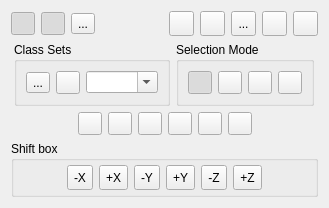
<?xml version="1.0" encoding="UTF-8"?>
<ui version="4.0">
 <class>AnnotationsDlg</class>
 <widget class="QDialog" name="AnnotationsDlg">
  <property name="geometry">
   <rect>
    <x>0</x>
    <y>0</y>
    <width>329</width>
    <height>193</height>
   </rect>
  </property>
  <property name="sizePolicy">
   <sizepolicy hsizetype="Maximum" vsizetype="Maximum">
    <horstretch>0</horstretch>
    <verstretch>0</verstretch>
   </sizepolicy>
  </property>
  <property name="windowTitle">
   <string>Annotations</string>
  </property>
  <layout class="QVBoxLayout" name="verticalLayout">
   <item>
    <layout class="QHBoxLayout" name="horizontalLayout_2">
     <item>
      <widget class="QToolButton" name="pauseToolButton">
       <property name="toolTip">
        <UInt>0</UInt>
       </property>
       <property name="statusTip">
        <string>Pause Annotation</string>
       </property>
       <property name="icon">
        <iconset resource="../MainWindow.qrc">
         <normaloff>:/Resources/images/svg/small/smallPause.svg</normaloff>:/Resources/images/svg/small/smallPause.svg</iconset>
       </property>
       <property name="checkable">
        <bool>true</bool>
       </property>
       <property name="checked">
        <bool>true</bool>
       </property>
       <property name="autoRaise">
        <bool>true</bool>
       </property>
      </widget>
     </item>
     <item>
      <widget class="QToolButton" name="showBoxToolButton">
       <property name="toolTip">
        <string>Show/hide bounding box</string>
       </property>
       <property name="statusTip">
        <string>Show Annotations</string>
       </property>
       <property name="icon">
        <iconset resource="../MainWindow.qrc">
         <normaloff>:/Resources/images/svg/misc/square.svg</normaloff>:/Resources/images/svg/misc/square.svg</iconset>
       </property>
       <property name="checkable">
        <bool>true</bool>
       </property>
       <property name="checked">
        <bool>true</bool>
       </property>
       <property name="autoRaise">
        <bool>true</bool>
       </property>
      </widget>
     </item>
     <item>
      <widget class="QToolButton" name="showOriginToolButton">
       <property name="text">
        <string>...</string>
       </property>
       <property name="icon">
        <iconset resource="../MainWindow.qrc">
         <normaloff>:/Resources/images/svg/misc/store.svg</normaloff>:/Resources/images/svg/misc/store.svg</iconset>
       </property>
       <property name="checkable">
        <bool>true</bool>
       </property>
      </widget>
     </item>
     <item>
      <spacer name="horizontalSpacer_9">
       <property name="orientation">
        <enum>Qt::Horizontal</enum>
       </property>
       <property name="sizeHint" stdset="0">
        <size>
         <width>40</width>
         <height>20</height>
        </size>
       </property>
      </spacer>
     </item>
     <item>
      <widget class="QToolButton" name="resetButton">
       <property name="minimumSize">
        <size>
         <width>25</width>
         <height>25</height>
        </size>
       </property>
       <property name="toolTip">
        <string>reset</string>
       </property>
       <property name="statusTip">
        <string>reset</string>
       </property>
       <property name="icon">
        <iconset resource="../MainWindow.qrc">
         <normaloff>:/Resources/images/svg/small/smallReset.svg</normaloff>:/Resources/images/svg/small/smallReset.svg</iconset>
       </property>
      </widget>
     </item>
     <item>
      <widget class="QToolButton" name="saveButton">
       <property name="minimumSize">
        <size>
         <width>25</width>
         <height>25</height>
        </size>
       </property>
       <property name="toolTip">
        <string>save annotations</string>
       </property>
       <property name="statusTip">
        <string>save annotations</string>
       </property>
       <property name="icon">
        <iconset resource="../MainWindow.qrc">
         <normaloff>:/Resources/images/small_save.png</normaloff>:/Resources/images/small_save.png</iconset>
       </property>
      </widget>
     </item>
     <item>
      <widget class="QToolButton" name="exportCloudWithAnnotations">
       <property name="minimumSize">
        <size>
         <width>25</width>
         <height>25</height>
        </size>
       </property>
       <property name="toolTip">
        <string>Export Annotations to SF</string>
       </property>
       <property name="text">
        <string>...</string>
       </property>
       <property name="icon">
        <iconset resource="../MainWindow.qrc">
         <normaloff>:/Resources/images/svg/type/typeSF.svg</normaloff>:/Resources/images/svg/type/typeSF.svg</iconset>
       </property>
      </widget>
     </item>
     <item>
      <widget class="QToolButton" name="importClassSetsButton">
       <property name="minimumSize">
        <size>
         <width>25</width>
         <height>25</height>
        </size>
       </property>
       <property name="toolTip">
        <string>import ClassSets</string>
       </property>
       <property name="statusTip">
        <string>import ClassSets</string>
       </property>
       <property name="icon">
        <iconset resource="../MainWindow.qrc">
         <normaloff>:/Resources/images/add.png</normaloff>:/Resources/images/add.png</iconset>
       </property>
      </widget>
     </item>
     <item>
      <widget class="QToolButton" name="closeButton">
       <property name="minimumSize">
        <size>
         <width>25</width>
         <height>25</height>
        </size>
       </property>
       <property name="toolTip">
        <string>Close</string>
       </property>
       <property name="statusTip">
        <string>Close</string>
       </property>
       <property name="icon">
        <iconset resource="../MainWindow.qrc">
         <normaloff>:/Resources/images/svg/small/smallCancel.svg</normaloff>:/Resources/images/svg/small/smallCancel.svg</iconset>
       </property>
      </widget>
     </item>
    </layout>
   </item>
   <item>
    <layout class="QHBoxLayout" name="horizontalLayout_3">
     <item>
      <spacer name="horizontalSpacer_7">
       <property name="orientation">
        <enum>Qt::Horizontal</enum>
       </property>
       <property name="sizeHint" stdset="0">
        <size>
         <width>40</width>
         <height>20</height>
        </size>
       </property>
      </spacer>
     </item>
     <item>
      <widget class="QGroupBox" name="classSetsGroupBox">
       <property name="sizePolicy">
        <sizepolicy hsizetype="Expanding" vsizetype="Expanding">
         <horstretch>0</horstretch>
         <verstretch>0</verstretch>
        </sizepolicy>
       </property>
       <property name="title">
        <string>Class Sets</string>
       </property>
       <layout class="QHBoxLayout" name="horizontalLayout">
        <item>
         <widget class="QToolButton" name="editToolButton">
          <property name="toolTip">
           <string>Edit Mode (this will change existing annotations)</string>
          </property>
          <property name="statusTip">
           <string>Edit Mode</string>
          </property>
          <property name="text">
           <string>...</string>
          </property>
          <property name="icon">
           <iconset resource="../MainWindow.qrc">
            <normaloff>:/Resources/images/svg/misc/edit_48px.svg</normaloff>:/Resources/images/svg/misc/edit_48px.svg</iconset>
          </property>
          <property name="checkable">
           <bool>true</bool>
          </property>
         </widget>
        </item>
        <item>
         <widget class="QToolButton" name="labelSelectedButton">
          <property name="minimumSize">
           <size>
            <width>0</width>
            <height>0</height>
           </size>
          </property>
          <property name="toolTip">
           <string>label selected clouds</string>
          </property>
          <property name="statusTip">
           <string>label selected clouds</string>
          </property>
          <property name="icon">
           <iconset resource="../MainWindow.qrc">
            <normaloff>:/Resources/images/svg/small/smallValidate.svg</normaloff>:/Resources/images/svg/small/smallValidate.svg</iconset>
          </property>
         </widget>
        </item>
        <item>
         <widget class="QComboBox" name="labelsComboBox">
          <property name="statusTip">
           <string>class sets</string>
          </property>
          <property name="styleSheet">
           <string notr="true">font: 75 12pt &quot;Microsoft YaHei&quot;;

</string>
          </property>
          <property name="editable">
           <bool>true</bool>
          </property>
          <property name="currentText">
           <string/>
          </property>
          <property name="duplicatesEnabled">
           <bool>false</bool>
          </property>
         </widget>
        </item>
       </layout>
      </widget>
     </item>
     <item>
      <widget class="QGroupBox" name="selectionGroupBox">
       <property name="title">
        <string>Selection Mode</string>
       </property>
       <layout class="QHBoxLayout" name="horizontalLayout_5">
        <item>
         <widget class="QToolButton" name="newModeButton">
          <property name="minimumSize">
           <size>
            <width>0</width>
            <height>0</height>
           </size>
          </property>
          <property name="toolTip">
           <string>Export selection as a new cloud</string>
          </property>
          <property name="statusTip">
           <string>add new selection</string>
          </property>
          <property name="icon">
           <iconset resource="../MainWindow.qrc">
            <normaloff>:/Resources/images/svg/ecv/ecvPlus.svg</normaloff>:/Resources/images/svg/ecv/ecvPlus.svg</iconset>
          </property>
          <property name="checkable">
           <bool>true</bool>
          </property>
          <property name="checked">
           <bool>true</bool>
          </property>
          <property name="autoExclusive">
           <bool>true</bool>
          </property>
          <attribute name="buttonGroup">
           <string notr="true">buttonGroup</string>
          </attribute>
         </widget>
        </item>
        <item>
         <widget class="QToolButton" name="unionModeButton">
          <property name="minimumSize">
           <size>
            <width>0</width>
            <height>0</height>
           </size>
          </property>
          <property name="toolTip">
           <string>Export selection as a new cloud</string>
          </property>
          <property name="statusTip">
           <string>union selections</string>
          </property>
          <property name="icon">
           <iconset resource="../MainWindow.qrc">
            <normaloff>:/Resources/images/svg/ecv/ecvUnion.svg</normaloff>:/Resources/images/svg/ecv/ecvUnion.svg</iconset>
          </property>
          <property name="checkable">
           <bool>true</bool>
          </property>
          <property name="autoExclusive">
           <bool>true</bool>
          </property>
          <attribute name="buttonGroup">
           <string notr="true">buttonGroup</string>
          </attribute>
         </widget>
        </item>
        <item>
         <widget class="QToolButton" name="trimModeButton">
          <property name="toolTip">
           <string>Export multiple slices by repeating the process along one or several dimensions (+ contour extraction)</string>
          </property>
          <property name="statusTip">
           <string>trim selections</string>
          </property>
          <property name="icon">
           <iconset resource="../MainWindow.qrc">
            <normaloff>:/Resources/images/svg/ecv/ecvMinus.svg</normaloff>:/Resources/images/svg/ecv/ecvMinus.svg</iconset>
          </property>
          <property name="shortcut">
           <string/>
          </property>
          <property name="checkable">
           <bool>true</bool>
          </property>
          <property name="autoExclusive">
           <bool>true</bool>
          </property>
          <attribute name="buttonGroup">
           <string notr="true">buttonGroup</string>
          </attribute>
         </widget>
        </item>
        <item>
         <widget class="QToolButton" name="intersectModeButton">
          <property name="toolTip">
           <string>Export multiple slices by repeating the process along one or several dimensions (+ contour extraction)</string>
          </property>
          <property name="statusTip">
           <string>intersect selections</string>
          </property>
          <property name="icon">
           <iconset resource="../MainWindow.qrc">
            <normaloff>:/Resources/images/ecvIntersection.svg</normaloff>:/Resources/images/ecvIntersection.svg</iconset>
          </property>
          <property name="shortcut">
           <string/>
          </property>
          <property name="checkable">
           <bool>true</bool>
          </property>
          <property name="autoExclusive">
           <bool>true</bool>
          </property>
          <attribute name="buttonGroup">
           <string notr="true">buttonGroup</string>
          </attribute>
         </widget>
        </item>
       </layout>
      </widget>
     </item>
     <item>
      <spacer name="horizontalSpacer_6">
       <property name="orientation">
        <enum>Qt::Horizontal</enum>
       </property>
       <property name="sizeHint" stdset="0">
        <size>
         <width>40</width>
         <height>20</height>
        </size>
       </property>
      </spacer>
     </item>
    </layout>
   </item>
   <item>
    <widget class="QFrame" name="viewButtonsFrame">
     <property name="sizePolicy">
      <sizepolicy hsizetype="Preferred" vsizetype="Maximum">
       <horstretch>0</horstretch>
       <verstretch>0</verstretch>
      </sizepolicy>
     </property>
     <property name="frameShape">
      <enum>QFrame::NoFrame</enum>
     </property>
     <layout class="QHBoxLayout" name="horizontalLayout_8">
      <property name="leftMargin">
       <number>0</number>
      </property>
      <property name="topMargin">
       <number>0</number>
      </property>
      <property name="rightMargin">
       <number>0</number>
      </property>
      <property name="bottomMargin">
       <number>0</number>
      </property>
      <item>
       <spacer name="horizontalSpacer_4">
        <property name="orientation">
         <enum>Qt::Horizontal</enum>
        </property>
        <property name="sizeHint" stdset="0">
         <size>
          <width>40</width>
          <height>20</height>
         </size>
        </property>
       </spacer>
      </item>
      <item>
       <widget class="QToolButton" name="viewLeftToolButton">
        <property name="toolTip">
         <string>Set 'left' view</string>
        </property>
        <property name="statusTip">
         <string>Set 'left' view</string>
        </property>
        <property name="icon">
         <iconset resource="../MainWindow.qrc">
          <normaloff>:/Resources/images/svg/view/ecvViewXpos.svg</normaloff>:/Resources/images/svg/view/ecvViewXpos.svg</iconset>
        </property>
       </widget>
      </item>
      <item>
       <widget class="QToolButton" name="viewRightToolButton">
        <property name="toolTip">
         <string>Set 'right' view</string>
        </property>
        <property name="statusTip">
         <string>Set 'right' view</string>
        </property>
        <property name="icon">
         <iconset resource="../MainWindow.qrc">
          <normaloff>:/Resources/images/svg/view/ecvViewXneg.svg</normaloff>:/Resources/images/svg/view/ecvViewXneg.svg</iconset>
        </property>
       </widget>
      </item>
      <item>
       <widget class="QToolButton" name="viewFrontToolButton">
        <property name="toolTip">
         <string>Set 'front' view</string>
        </property>
        <property name="statusTip">
         <string>Set 'front' view</string>
        </property>
        <property name="icon">
         <iconset resource="../MainWindow.qrc">
          <normaloff>:/Resources/images/svg/view/ecvViewYpos.svg</normaloff>:/Resources/images/svg/view/ecvViewYpos.svg</iconset>
        </property>
       </widget>
      </item>
      <item>
       <widget class="QToolButton" name="viewBackToolButton">
        <property name="toolTip">
         <string>Set 'back' view</string>
        </property>
        <property name="statusTip">
         <string>Set 'back' view</string>
        </property>
        <property name="icon">
         <iconset resource="../MainWindow.qrc">
          <normaloff>:/Resources/images/svg/view/ecvViewYneg.svg</normaloff>:/Resources/images/svg/view/ecvViewYneg.svg</iconset>
        </property>
       </widget>
      </item>
      <item>
       <widget class="QToolButton" name="viewDownToolButton">
        <property name="toolTip">
         <string>Set 'down' view</string>
        </property>
        <property name="statusTip">
         <string>Set 'down' view</string>
        </property>
        <property name="icon">
         <iconset resource="../MainWindow.qrc">
          <normaloff>:/Resources/images/svg/view/ecvViewZneg.svg</normaloff>:/Resources/images/svg/view/ecvViewZneg.svg</iconset>
        </property>
       </widget>
      </item>
      <item>
       <widget class="QToolButton" name="viewUpToolButton">
        <property name="toolTip">
         <string>Set 'up' view</string>
        </property>
        <property name="statusTip">
         <string>Set 'up' view</string>
        </property>
        <property name="icon">
         <iconset resource="../MainWindow.qrc">
          <normaloff>:/Resources/images/svg/view/ecvViewZpos.svg</normaloff>:/Resources/images/svg/view/ecvViewZpos.svg</iconset>
        </property>
       </widget>
      </item>
      <item>
       <spacer name="horizontalSpacer_5">
        <property name="orientation">
         <enum>Qt::Horizontal</enum>
        </property>
        <property name="sizeHint" stdset="0">
         <size>
          <width>40</width>
          <height>20</height>
         </size>
        </property>
       </spacer>
      </item>
     </layout>
    </widget>
   </item>
   <item>
    <widget class="QGroupBox" name="groupBox">
     <property name="sizePolicy">
      <sizepolicy hsizetype="Preferred" vsizetype="Maximum">
       <horstretch>0</horstretch>
       <verstretch>0</verstretch>
      </sizepolicy>
     </property>
     <property name="title">
      <string>Shift box</string>
     </property>
     <layout class="QHBoxLayout" name="horizontalLayout_4">
      <property name="leftMargin">
       <number>4</number>
      </property>
      <property name="topMargin">
       <number>4</number>
      </property>
      <property name="rightMargin">
       <number>4</number>
      </property>
      <property name="bottomMargin">
       <number>4</number>
      </property>
      <item>
       <spacer name="horizontalSpacer_2">
        <property name="orientation">
         <enum>Qt::Horizontal</enum>
        </property>
        <property name="sizeHint" stdset="0">
         <size>
          <width>1</width>
          <height>20</height>
         </size>
        </property>
       </spacer>
      </item>
      <item>
       <widget class="QToolButton" name="minusXShiftToolButton">
        <property name="sizePolicy">
         <sizepolicy hsizetype="Maximum" vsizetype="Maximum">
          <horstretch>0</horstretch>
          <verstretch>0</verstretch>
         </sizepolicy>
        </property>
        <property name="minimumSize">
         <size>
          <width>25</width>
          <height>25</height>
         </size>
        </property>
        <property name="toolTip">
         <string>Shift box along its X dimension</string>
        </property>
        <property name="text">
         <string notr="true">-X</string>
        </property>
       </widget>
      </item>
      <item>
       <widget class="QToolButton" name="plusXShiftToolButton">
        <property name="sizePolicy">
         <sizepolicy hsizetype="Maximum" vsizetype="Maximum">
          <horstretch>0</horstretch>
          <verstretch>0</verstretch>
         </sizepolicy>
        </property>
        <property name="minimumSize">
         <size>
          <width>25</width>
          <height>25</height>
         </size>
        </property>
        <property name="toolTip">
         <string>Shift box along its X dimension</string>
        </property>
        <property name="text">
         <string notr="true">+X</string>
        </property>
       </widget>
      </item>
      <item>
       <widget class="QToolButton" name="minusYShiftToolButton">
        <property name="sizePolicy">
         <sizepolicy hsizetype="Maximum" vsizetype="Maximum">
          <horstretch>0</horstretch>
          <verstretch>0</verstretch>
         </sizepolicy>
        </property>
        <property name="minimumSize">
         <size>
          <width>25</width>
          <height>25</height>
         </size>
        </property>
        <property name="toolTip">
         <string>Shift box along its Y dimension</string>
        </property>
        <property name="text">
         <string notr="true">-Y</string>
        </property>
       </widget>
      </item>
      <item>
       <widget class="QToolButton" name="plusYShiftToolButton">
        <property name="sizePolicy">
         <sizepolicy hsizetype="Maximum" vsizetype="Maximum">
          <horstretch>0</horstretch>
          <verstretch>0</verstretch>
         </sizepolicy>
        </property>
        <property name="minimumSize">
         <size>
          <width>25</width>
          <height>25</height>
         </size>
        </property>
        <property name="toolTip">
         <string>Shift box along its Y dimension</string>
        </property>
        <property name="text">
         <string notr="true">+Y</string>
        </property>
       </widget>
      </item>
      <item>
       <widget class="QToolButton" name="minusZShiftToolButton">
        <property name="sizePolicy">
         <sizepolicy hsizetype="Maximum" vsizetype="Maximum">
          <horstretch>0</horstretch>
          <verstretch>0</verstretch>
         </sizepolicy>
        </property>
        <property name="minimumSize">
         <size>
          <width>25</width>
          <height>25</height>
         </size>
        </property>
        <property name="toolTip">
         <string>Shift box along its Z dimension</string>
        </property>
        <property name="text">
         <string notr="true">-Z</string>
        </property>
       </widget>
      </item>
      <item>
       <widget class="QToolButton" name="plusZShiftToolButton">
        <property name="sizePolicy">
         <sizepolicy hsizetype="Maximum" vsizetype="Maximum">
          <horstretch>0</horstretch>
          <verstretch>0</verstretch>
         </sizepolicy>
        </property>
        <property name="minimumSize">
         <size>
          <width>25</width>
          <height>25</height>
         </size>
        </property>
        <property name="toolTip">
         <string>Shift box along its Z dimension</string>
        </property>
        <property name="text">
         <string notr="true">+Z</string>
        </property>
       </widget>
      </item>
      <item>
       <spacer name="horizontalSpacer_3">
        <property name="orientation">
         <enum>Qt::Horizontal</enum>
        </property>
        <property name="sizeHint" stdset="0">
         <size>
          <width>0</width>
          <height>20</height>
         </size>
        </property>
       </spacer>
      </item>
     </layout>
    </widget>
   </item>
  </layout>
 </widget>
 <resources>
  <include location="../MainWindow.qrc"/>
 </resources>
 <connections/>
 <buttongroups>
  <buttongroup name="buttonGroup"/>
 </buttongroups>
</ui>
